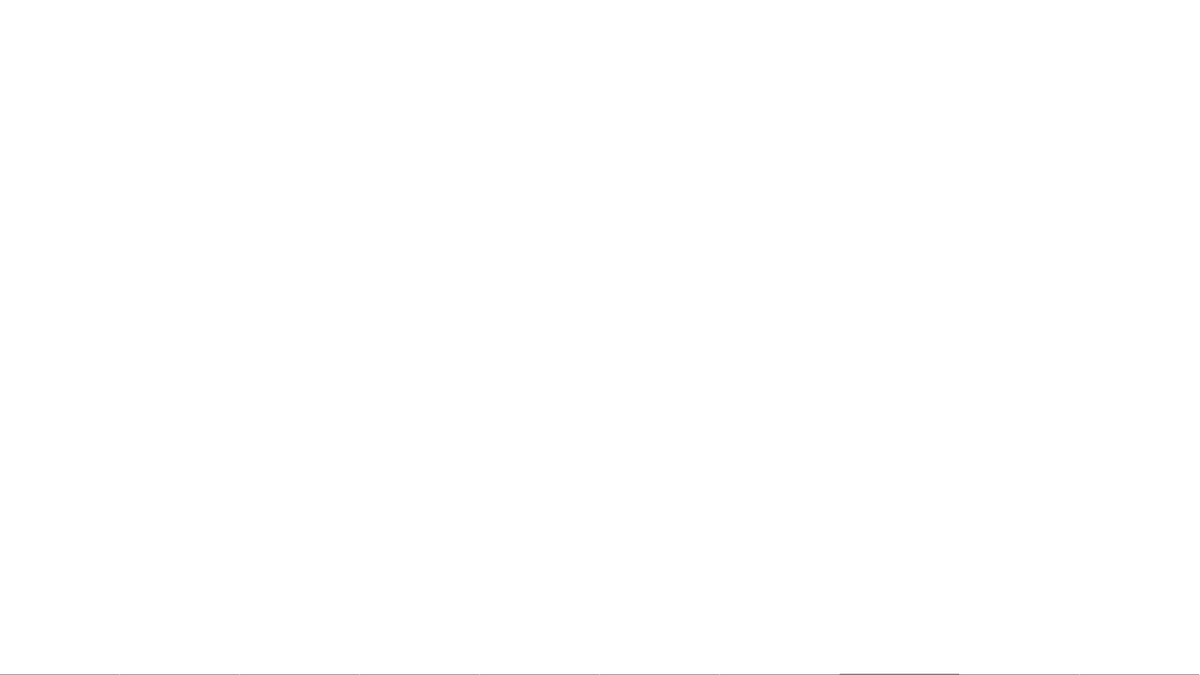
Frame 1 (no input)
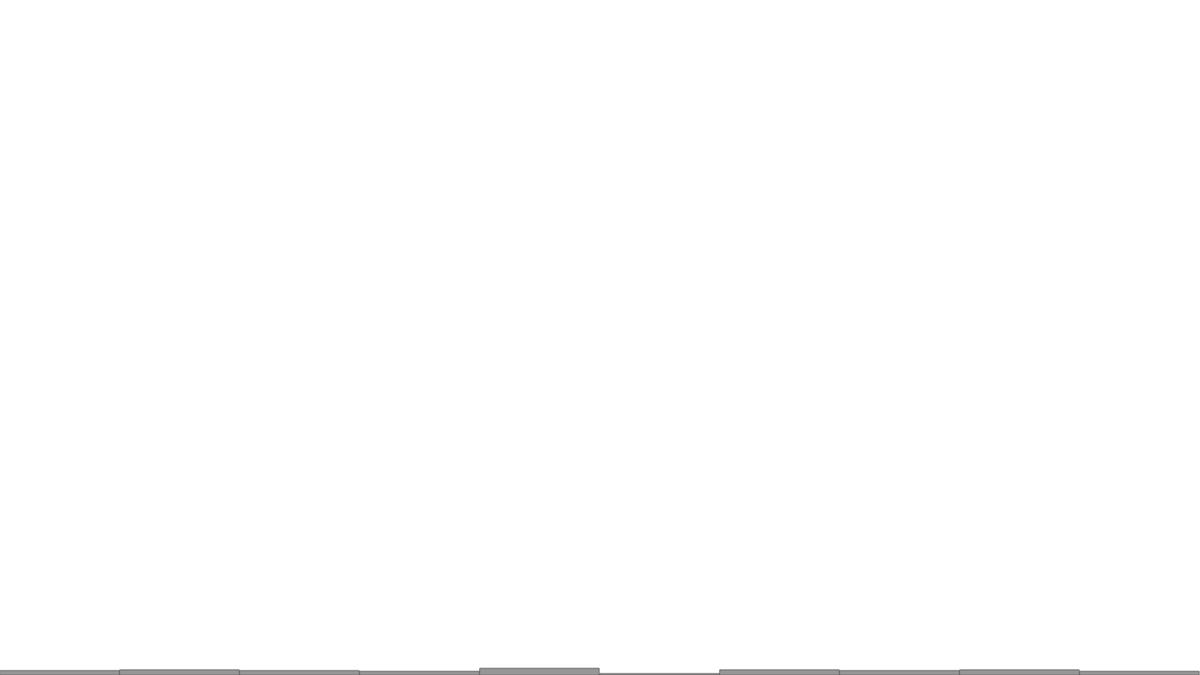
Frame 60 (no input)
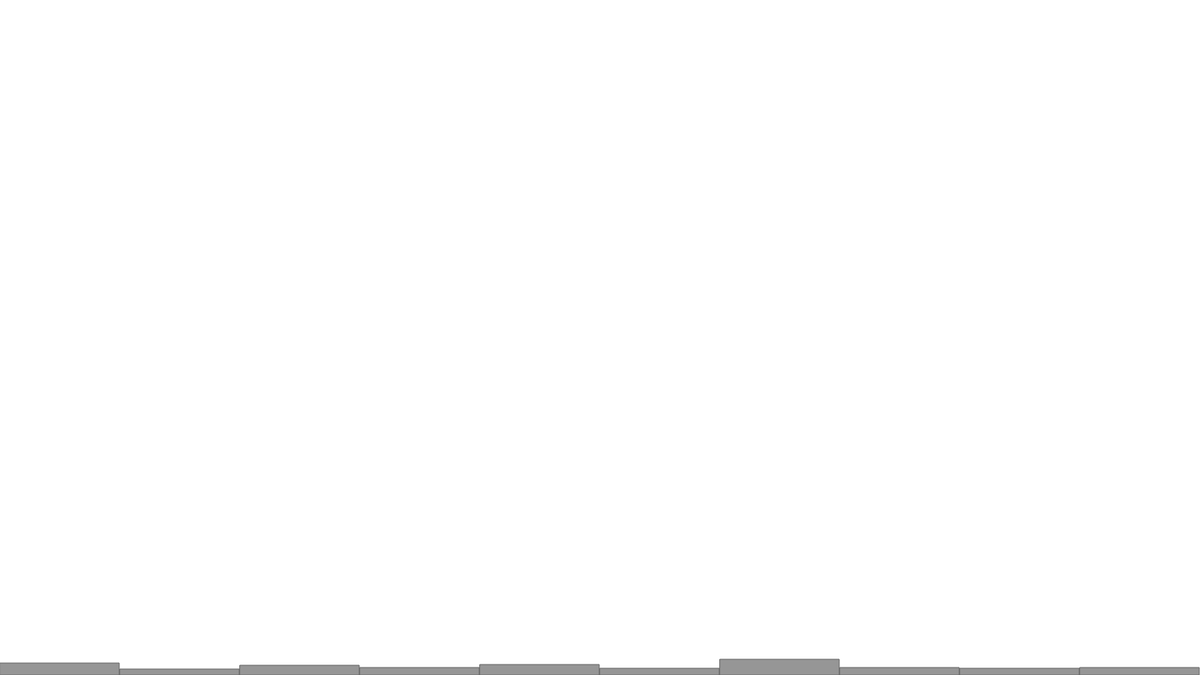
Frame 120 (the mouse pressed at the canvas centre since frame 60)

The p5.js sketch that drew these frames (run headless with seeded random() and noise() and a simulated clock; from frame 60 on, the mouse is pressed at the canvas centre):

// p5.js sketch
// ── sketch.js
let randomCount = []
let numberOfBins = 10;
let binWidth = 0;

function setup() {
    createCanvas(1600, 900);

    // set to 0 for all bins first 0 - 9
    for (let i = 0; i < numberOfBins; i++) {
        randomCount[i] = 0;
    }

    // calculate bin width
    binWidth = (width / numberOfBins);

    background(255);
}

function draw() {
    background(255);

    // random pick index add 1 for each iteration
    randomCount[floor(random(numberOfBins))]++;
    console.log(randomCount);

    stroke(100);
    fill(150);

    for (let i = 0; i < numberOfBins; i++) {
        x = i * binWidth;
        rect(x, height - randomCount[i], binWidth - 1, randomCount[i]);
    }
}
